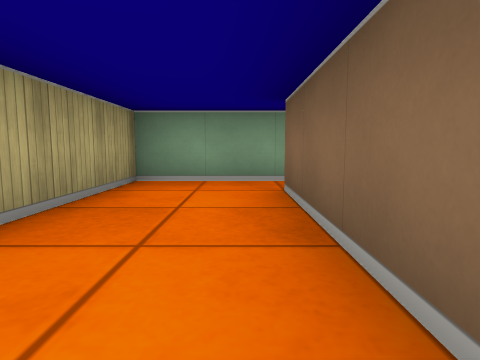
view 1 (above)

14 first-person views from a walk through a cub3D maze. The camera is about half as high as the walls, tilts 6° down and sees 75° across. The floor is counted in squares. Each view is taken from the middle of a square. On the plan, view 1 faces up. The plan holds only what a view shows up to about 9 squares ahead; the rest is blank.

view 2
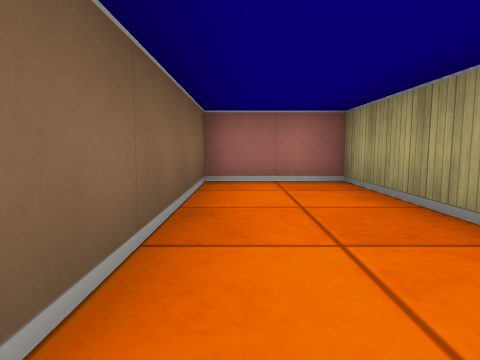

view 3
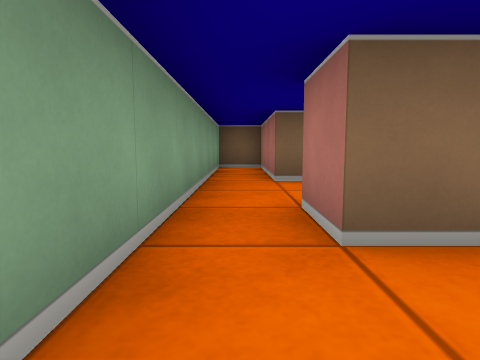

view 4
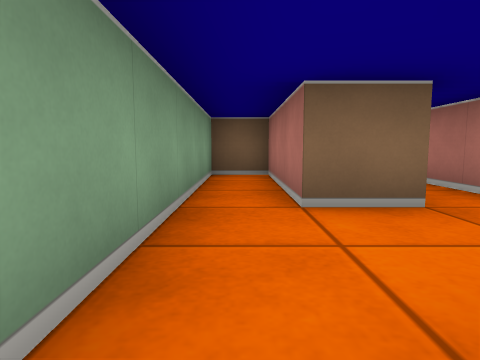

view 5
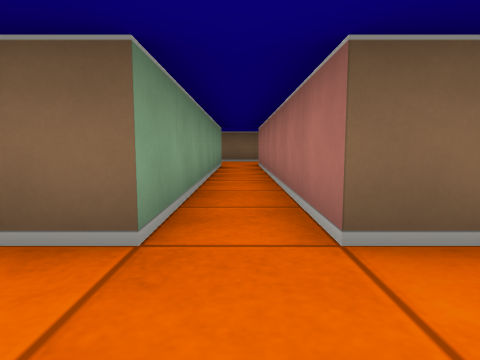

view 6
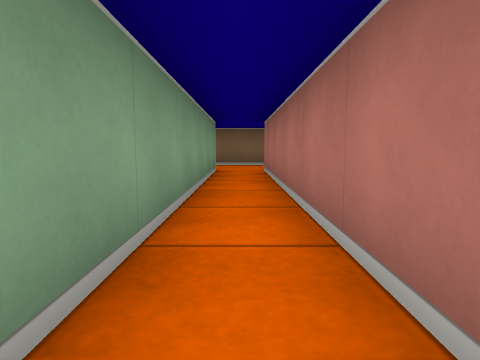

view 7
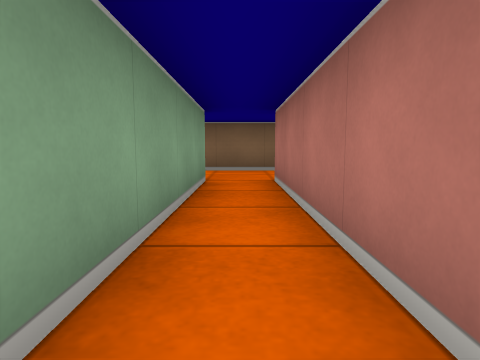

view 8
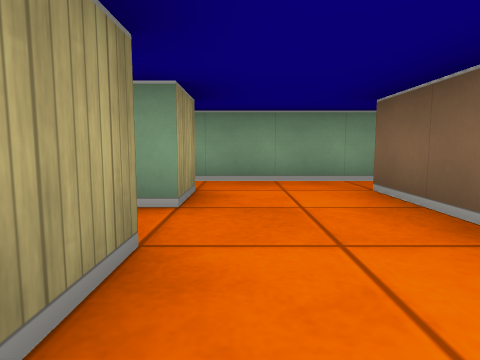

view 9
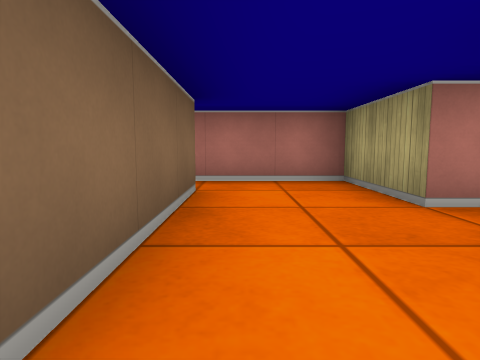

view 10
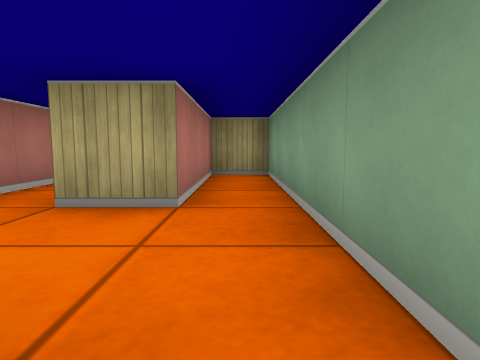

view 11
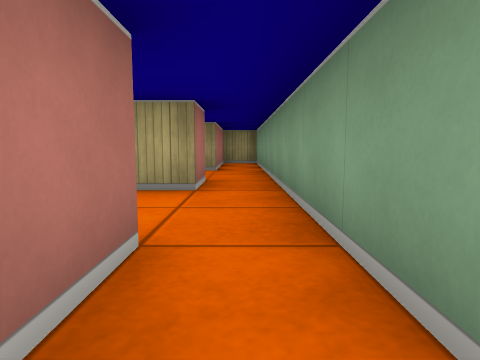

view 12
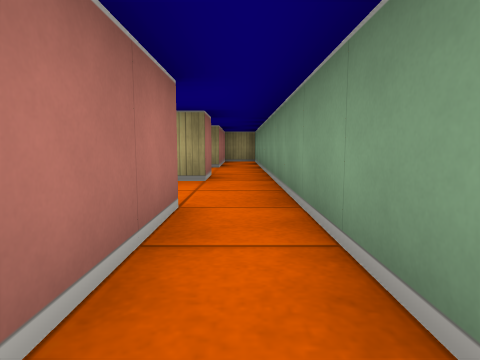

view 13
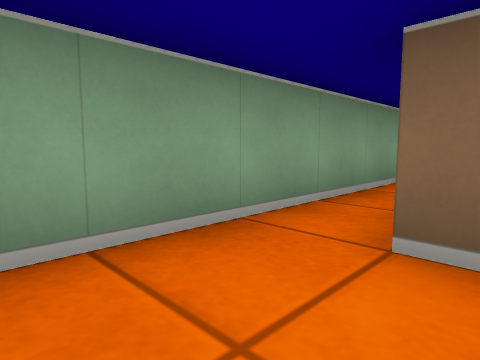

view 14
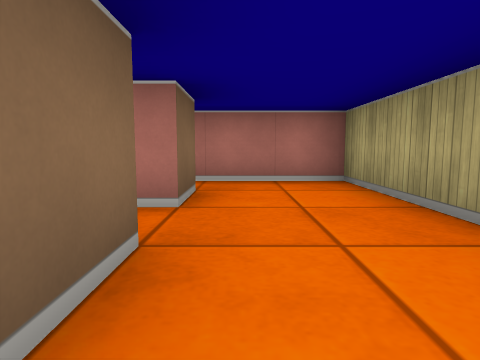

### Floor plan
Ten units are one square. View 1 is at (0, 0); x grows to the right and y downward. Boxes are objects, and circles mark ways between rooms. Rooms are numbered by the first view taken in them; rooms with no view inside come last. Other rooms are left out.
<svg viewBox="-20 -50 225 60">
<path fill="none" stroke="#000" d="M15 -45 -15 -45 -15 5 5 5 5 -35 15 -35M35 -15 105 -15M105 -35 105 -25 35 -25 35 -35M125 -15 125 -35M105 -15 105 5 128 5M125 -5 125 -15M124 -45 75 -45 75 -35 105 -35M186 -45 124 -45M155 -35 175 -35M125 -35 135 -35M135 -35 135 -28M35 -35 65 -35 65 -45 15 -45M15 -21 15 5 38 5M35 -5 35 -15"/>
<circle cx="10" cy="-40" r="3" fill="#2a7"/>
<circle cx="115" cy="-10" r="3" fill="#2a7"/>
<circle cx="115" cy="-30" r="3" fill="#2a7"/>
<circle cx="25" cy="-30" r="3" fill="#2a7"/>
<circle cx="25" cy="-10" r="3" fill="#2a7"/>
<circle cx="130" cy="-40" r="3" fill="#2a7"/>
<circle cx="145" cy="-30" r="3" fill="#2a7"/>
<text x="0" y="-20">1</text>
<text x="70" y="-20">2</text>
<text x="110" y="-10">3</text>
<text x="100" y="-40">4</text>
<text x="200" y="-40">5</text>
<text x="140" y="-30">6</text>
<text x="40" y="-40">7</text>
<text x="20" y="-10">8</text>
</svg>
Room 1 opens to room 7. Room 2 opens to room 3. Room 2 opens to room 4. Room 2 opens to room 7. Room 2 opens to room 8. Room 4 opens to room 5. Room 5 opens to room 6.

Where each view was taken, in squares from view 1:
view 1: 0 up, 0 right, facing up
view 2: 4 up, 0 right, facing down
view 3: 4 up, 1 left, facing right
view 4: 4 up, 1 right, facing right
view 5: 2 up, 2 right, facing right
view 6: 2 up, 4 right, facing right
view 7: 2 up, 6 right, facing right
view 8: 0 up, 11 right, facing up
view 9: 4 up, 12 right, facing down
view 10: 4 up, 13 right, facing left
view 11: 4 up, 17 right, facing left
view 12: 4 up, 18 right, facing left
view 13: 3 up, 14 right, facing up-right
view 14: 4 up, 3 right, facing down
